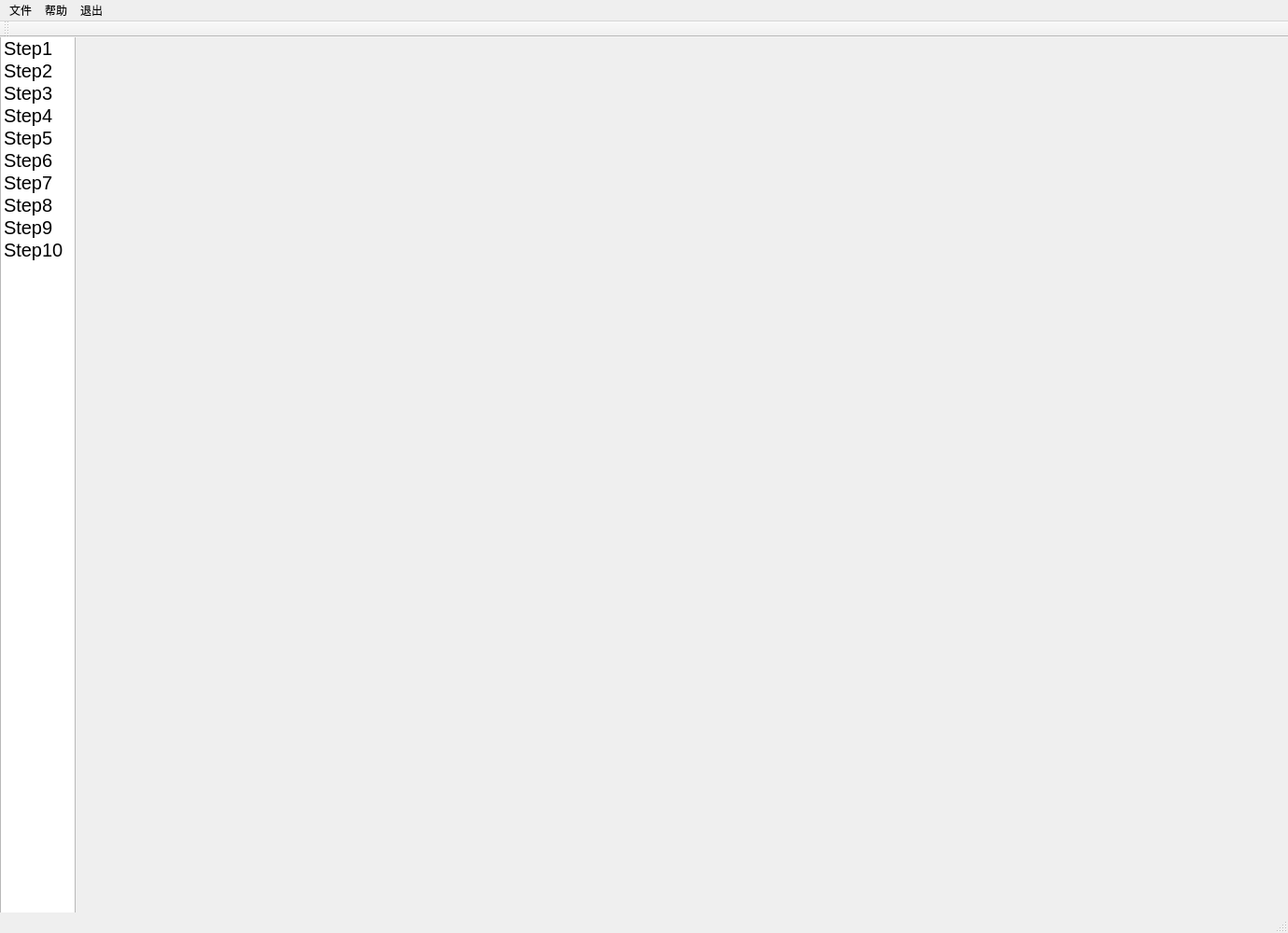
<?xml version="1.0" encoding="UTF-8"?>
<ui version="4.0">
 <class>MainWindow</class>
 <widget class="QMainWindow" name="MainWindow">
  <property name="geometry">
   <rect>
    <x>0</x>
    <y>0</y>
    <width>1380</width>
    <height>1000</height>
   </rect>
  </property>
  <property name="minimumSize">
   <size>
    <width>0</width>
    <height>0</height>
   </size>
  </property>
  <property name="windowTitle">
   <string>MainWindow</string>
  </property>
  <widget class="QWidget" name="centralWidget">
   <widget class="QStackedWidget" name="stackedWidget">
    <property name="geometry">
     <rect>
      <x>90</x>
      <y>17</y>
      <width>1271</width>
      <height>511</height>
     </rect>
    </property>
    <property name="sizePolicy">
     <sizepolicy hsizetype="Preferred" vsizetype="Preferred">
      <horstretch>0</horstretch>
      <verstretch>8</verstretch>
     </sizepolicy>
    </property>
    <property name="currentIndex">
     <number>9</number>
    </property>
    <widget class="QWidget" name="page"/>
    <widget class="QWidget" name="page_2"/>
    <widget class="QWidget" name="page_3"/>
    <widget class="QWidget" name="page_4"/>
    <widget class="QWidget" name="page_5"/>
    <widget class="QWidget" name="page_6"/>
    <widget class="QWidget" name="page_7"/>
    <widget class="QWidget" name="page_8"/>
    <widget class="QWidget" name="page_9"/>
    <widget class="QWidget" name="page_10"/>
   </widget>
   <widget class="QListWidget" name="listWidget">
    <property name="geometry">
     <rect>
      <x>0</x>
      <y>-1</y>
      <width>81</width>
      <height>1001</height>
     </rect>
    </property>
    <property name="styleSheet">
     <string notr="true">border-bottom-color: rgb(255, 0, 255);</string>
    </property>
    <item>
     <property name="text">
      <string>Step1</string>
     </property>
     <property name="font">
      <font>
       <pointsize>15</pointsize>
      </font>
     </property>
    </item>
    <item>
     <property name="text">
      <string>Step2</string>
     </property>
     <property name="font">
      <font>
       <pointsize>15</pointsize>
      </font>
     </property>
    </item>
    <item>
     <property name="text">
      <string>Step3</string>
     </property>
     <property name="font">
      <font>
       <pointsize>15</pointsize>
      </font>
     </property>
    </item>
    <item>
     <property name="text">
      <string>Step4</string>
     </property>
     <property name="font">
      <font>
       <pointsize>15</pointsize>
      </font>
     </property>
    </item>
    <item>
     <property name="text">
      <string>Step5</string>
     </property>
     <property name="font">
      <font>
       <pointsize>15</pointsize>
      </font>
     </property>
    </item>
    <item>
     <property name="text">
      <string>Step6</string>
     </property>
     <property name="font">
      <font>
       <pointsize>15</pointsize>
      </font>
     </property>
    </item>
    <item>
     <property name="text">
      <string>Step7</string>
     </property>
     <property name="font">
      <font>
       <pointsize>15</pointsize>
      </font>
     </property>
    </item>
    <item>
     <property name="text">
      <string>Step8</string>
     </property>
     <property name="font">
      <font>
       <pointsize>15</pointsize>
      </font>
     </property>
    </item>
    <item>
     <property name="text">
      <string>Step9</string>
     </property>
     <property name="font">
      <font>
       <pointsize>15</pointsize>
      </font>
     </property>
    </item>
    <item>
     <property name="text">
      <string>Step10</string>
     </property>
     <property name="font">
      <font>
       <pointsize>15</pointsize>
      </font>
     </property>
    </item>
   </widget>
   <widget class="QWidget" name="widget" native="true">
    <property name="geometry">
     <rect>
      <x>90</x>
      <y>533</y>
      <width>1281</width>
      <height>408</height>
     </rect>
    </property>
    <property name="sizePolicy">
     <sizepolicy hsizetype="Preferred" vsizetype="Preferred">
      <horstretch>0</horstretch>
      <verstretch>1</verstretch>
     </sizepolicy>
    </property>
   </widget>
  </widget>
  <widget class="QMenuBar" name="menuBar">
   <property name="geometry">
    <rect>
     <x>0</x>
     <y>0</y>
     <width>1380</width>
     <height>23</height>
    </rect>
   </property>
   <widget class="QMenu" name="menuFile">
    <property name="title">
     <string>文件</string>
    </property>
    <addaction name="actionsave_as"/>
    <addaction name="actionsave"/>
    <addaction name="action"/>
   </widget>
   <widget class="QMenu" name="menu">
    <property name="title">
     <string>帮助</string>
    </property>
   </widget>
   <widget class="QMenu" name="menu_2">
    <property name="title">
     <string>退出</string>
    </property>
    <addaction name="actionexit"/>
   </widget>
   <addaction name="menuFile"/>
   <addaction name="menu"/>
   <addaction name="menu_2"/>
  </widget>
  <widget class="QToolBar" name="mainToolBar">
   <attribute name="toolBarArea">
    <enum>TopToolBarArea</enum>
   </attribute>
   <attribute name="toolBarBreak">
    <bool>false</bool>
   </attribute>
  </widget>
  <widget class="QStatusBar" name="statusBar"/>
  <action name="actionsave_as">
   <property name="text">
    <string>打开文件...</string>
   </property>
  </action>
  <action name="actionsave">
   <property name="text">
    <string>保存</string>
   </property>
  </action>
  <action name="action">
   <property name="text">
    <string>另存为...</string>
   </property>
  </action>
  <action name="actionexit">
   <property name="text">
    <string>exit</string>
   </property>
  </action>
 </widget>
 <layoutdefault spacing="6" margin="11"/>
 <resources/>
 <connections/>
</ui>
